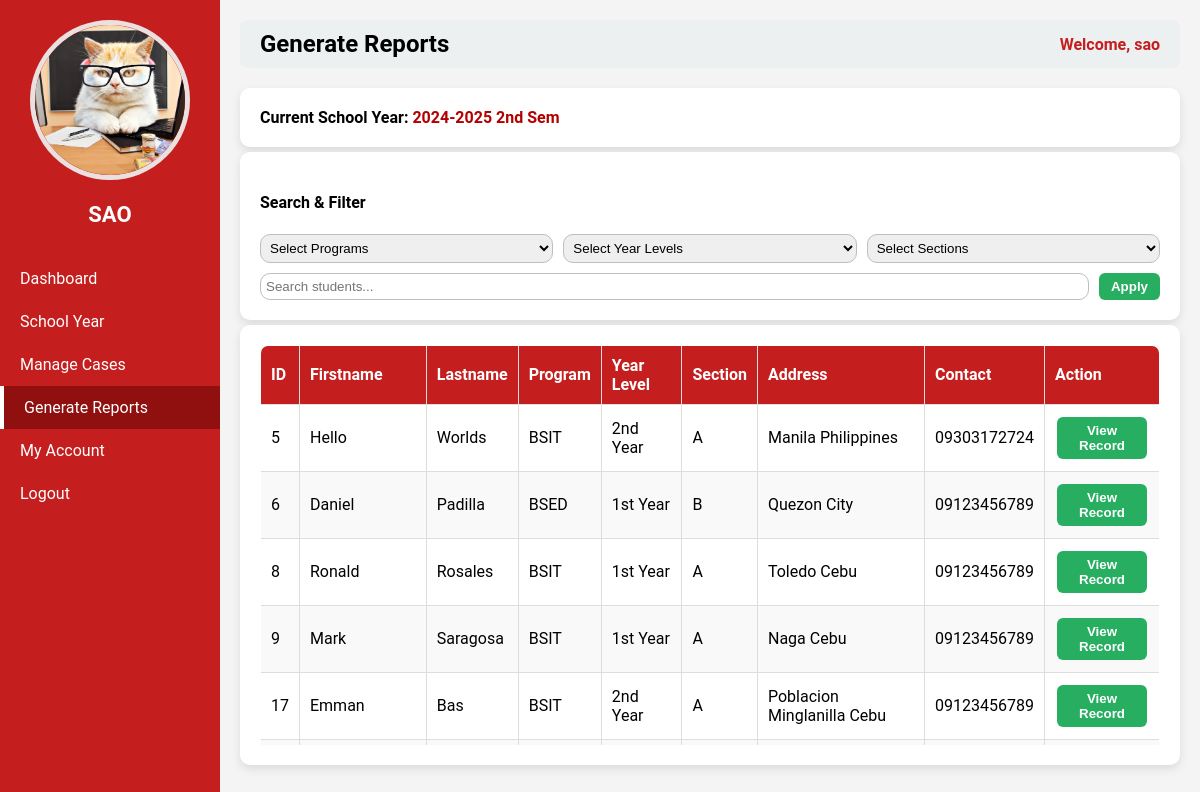
The app's page /sao.php?page=generate_reports (signed in) with its own data.
### tables this page shows
CREATE TABLE `users` (
  `id` int(11) NOT NULL,
  `username` varchar(50) NOT NULL,
  `password` varchar(255) NOT NULL,
  `role` varchar(50) NOT NULL,
  `email` varchar(255) NOT NULL,
  `contact` varchar(50) NOT NULL,
  `status` varchar(50) NOT NULL,
  `img` varchar(255) NOT NULL
);

CREATE TABLE `school_years` (
  `id` int(11) NOT NULL,
  `school_year` varchar(50) NOT NULL,
  `is_current` tinyint(1) DEFAULT 0
);

CREATE TABLE `students` (
  `id` int(11) NOT NULL,
  `first_name` varchar(50) NOT NULL,
  `last_name` varchar(50) NOT NULL,
  `school_year_id` int(11) NOT NULL,
  `program_id` int(11) NOT NULL,
  `year_level_id` int(11) NOT NULL,
  `section_id` int(11) NOT NULL,
  `address` varchar(100) NOT NULL,
  `contact` varchar(20) NOT NULL,
  `img` varchar(255) NOT NULL,
  `user_id` int(11) NOT NULL
);

CREATE TABLE `programs` (
  `id` int(11) NOT NULL,
  `program_code` varchar(50) NOT NULL,
  `program_name` varchar(100) NOT NULL
);

CREATE TABLE `year_levels` (
  `id` int(11) NOT NULL,
  `year_level` varchar(50) NOT NULL,
  `year_code` varchar(50) NOT NULL
);

CREATE TABLE `sections` (
  `id` int(11) NOT NULL,
  `section_name` varchar(50) NOT NULL
);

### sao_pages/generate_reports.php (the view, shortened to what this page needs)
<?php
require __DIR__ . '/../db_connect.php';
$current_sy = $pdo->query("SELECT * FROM school_years WHERE is_current=1 LIMIT 1")->fetch(PDO::FETCH_ASSOC);
$current_sy_id = $current_sy['id'];
$search = $_GET['search'] ?? '';
$sql = "
    SELECT st.*, sec.section_name, yl.year_level, p.program_code
    FROM students st
    LEFT JOIN sections sec ON st.section_id = sec.id
    LEFT JOIN year_levels yl ON st.year_level_id = yl.id
    LEFT JOIN programs p ON st.program_id = p.id
    WHERE st.school_year_id = ?
";
$params = [$current_sy_id];
$sql .= " ORDER BY st.id ASC";
$students = $pdo->prepare($sql);
$students->execute($params);
$students = $students->fetchAll(PDO::FETCH_ASSOC);
?>
<div class="container small-container">
    <h3>Current School Year: <span style="color:#b30000;"><?= htmlspecialchars($current_sy['school_year']); ?></span></h3>
</div>
<div class="container">
    <h4>Search & Filter</h4>
    <form method="GET" action="sao.php" class="form-box">
        <select name="filter_program">
            <option value="">Select Programs</option>
        </select>
        <select name="filter_year">
            <option value="">Select Year Levels</option>
        </select>
        <select name="filter_section">
            <option value="">Select Sections</option>
        </select>
        <input type="text" name="search" placeholder="Search students..." value="<?= htmlspecialchars($search) ?>">
        <button type="submit" class="btn btn-info">Apply</button>
    </form>
</div>
<div class="container">
    <div class="table-box">
        <table class="styled-table">
            <thead>
                <tr>
                    <th>ID</th>
                    <th>Firstname</th>
                    <th>Lastname</th>
                    <th>Program</th>
                    <th>Year Level</th>
                    <th>Section</th>
                    <th>Address</th>
                    <th>Contact</th>
                    <th>Action</th>
                </tr>
            </thead>
            <tbody>
            <?php if (count($students) > 0): ?>
                <?php foreach ($students as $stu): ?>
                    <tr>
                        <td><?= $stu['id'] ?></td>
                        <td><?= htmlspecialchars($stu['first_name']) ?></td>
                        <td><?= htmlspecialchars($stu['last_name']) ?></td>
                        <td><?= htmlspecialchars($stu['program_code']) ?></td>
                        <td><?= htmlspecialchars($stu['year_level']) ?></td>
                        <td><?= htmlspecialchars($stu['section_name']) ?></td>
                        <td><?= htmlspecialchars($stu['address']) ?></td>
                        <td><?= htmlspecialchars($stu['contact']) ?></td>
                        <td>
                            <form method="POST" action="printsummary.php" class="inline-form">
                                <button type="submit" name="view_record" class="btn btn-info">View Record</button>
                            </form>
                        </td>
                    </tr>
                <?php endforeach; ?>
            <?php else: ?>
                <tr><td colspan="9" style="text-align:center;">No students found.</td></tr>
            <?php endif; ?>
            </tbody>
        </table>
    </div>
</div>

### sao.php (shortened to what this page needs)
<?php
require 'db_connect.php';
$id = $_SESSION['user_id'];
$stmt = $pdo->prepare("SELECT * FROM users WHERE id=?");
$stmt->execute([$id]);
$user = $stmt->fetch(PDO::FETCH_ASSOC);
$page = isset($_GET['page']) ? $_GET['page'] : 'dashboard';
?>
<!DOCTYPE html>
<html>
<head>
</head>
<body>
<div class="sidebar">
    <div class="column profile-photo">
        <?php if (!empty($user['img'])): ?>
            <img src="<?php echo htmlspecialchars($user['img']); ?>" alt="Profile Image">
        <?php else: ?>
            <img src="default.png" alt="Profile Image">
        <?php endif; ?>
    </div>
    <h2>SAO</h2>
    <a href="?page=dashboard" class="<?= ($page == 'dashboard') ? 'active' : '' ?>">Dashboard</a>
    <a href="?page=manage_school_year" class="<?= ($page == 'manage_school_year') ? 'active' : '' ?>">School Year</a>
    <a href="?page=manage_cases" class="<?= ($page == 'manage_cases') ? 'active' : '' ?>">Manage Cases</a>
    <a href="?page=generate_reports" class="<?= ($page == 'generate_reports') ? 'active' : '' ?>">Generate Reports</a>
    <a href="?page=my_account" class="<?= ($page == 'my_account') ? 'active' : '' ?>">My Account</a>
    <a href="logout.php">Logout</a>
</div>
<div class="main-content">
    <div class="header">
        <h2><?php echo ucwords(str_replace('_',' ', $page)); ?></h2>
        <span>Welcome, <?php echo $_SESSION['username']; ?></span>
    </div>
    <div class="content" style="margin-top:20px;">
        <?php
        $pageFile = "sao_pages/{$page}.php";
        if (file_exists($pageFile)) {
            include $pageFile;
        } else {
            echo "<p>Page not found.</p>";
        }
        ?>
    </div>
</div>
</body>
</html>

### sao.php (style rules this page uses)
body { margin:0; font-family:'Roboto', sans-serif; background:#f4f4f4; }
.sidebar { position: fixed; top:0; left:0; width:220px; height:100%; background-color: #c41e1e; color:white; display:flex; flex-direction:column; padding-top:20px; }
.sidebar h2 { text-align:center; margin-bottom:30px; font-size:22px; }
.sidebar a { padding:12px 20px; text-decoration:none; color:white; display:block; transition:0.3s; }
.sidebar a.active { background-color: #900f0f; border-left: 4px solid #fff; }
.main-content { margin-left:220px; padding:20px; }
.header { display:flex; justify-content:space-between; align-items:center; background:#ecf0f1; padding:10px 20px; border-radius:8px; }
.header h2 { margin:0; }
.header span { font-weight: bold;color: #c41e1e; }
.profile-photo { text-align: center; }
.profile-photo img { width: 150px; height: 150px; object-fit: cover; border-radius: 50%; border: 5px solid #ebe0e0ff; }

### sao_pages/generate_reports.php (style rules this page uses)
.small-container { padding: 8px 15px; flex: 1; display: block; max-width: 100%; }
.small-container h3 { font-size: 16px; margin: 0; }
.container { background:#fff; padding:20px; border-radius:10px; box-shadow:0 4px 10px rgba(0,0,0,0.1); margin-top:5px; }
.form-box { display: flex; flex-wrap: wrap; gap: 10px; }
.form-box input, .form-box select { padding: 5px; border: 1px solid #bebebeff; border-radius: 10px; flex: 1 1 calc(25% - 10px); min-width: 150px; }
.table-box { max-height:400px; overflow-y:auto; }
.styled-table { width:100%; border-collapse:collapse; border:1px solid #ddd; border-radius:8px; overflow:hidden; box-shadow:0 2px 5px rgba(0,0,0,0.1); }
.styled-table th, .styled-table td { padding:10px; border:1px solid #ddd; text-align:left; }
.styled-table thead { background:#c41e1e; color:#fff; }
.styled-table tr:nth-child(even) { background:#f9f9f9; }
.inline-form { display:inline-block; margin:2px; }
.btn { padding:6px 12px; border-radius:6px; border:none; cursor:pointer; font-weight:bold; color:white; }
.btn-info { background:#27ae60; }

### records on screen
users: img (picture)
school_years: school_year "2024-2025 2nd Sem"
students: id "5", first_name "Hello", last_name "Worlds", program.program_code "BSIT", year_level.year_level "2nd Year", section.section_name "A", address "Manila Philippines", contact "09303172724"
students: id "6", first_name "Daniel", last_name "Padilla", program.program_code "BSED", year_level.year_level "1st Year", section.section_name "B", address "Quezon City", contact "09123456789"
students: id "8", first_name "Ronald", last_name "Rosales", program.program_code "BSIT", year_level.year_level "1st Year", section.section_name "A", address "Toledo Cebu", contact "09123456789"
students: id "9", first_name "Mark", last_name "Saragosa", program.program_code "BSIT", year_level.year_level "1st Year", section.section_name "A", address "Naga Cebu", contact "09123456789"
students: id "17", first_name "Emman", last_name "Bas", program.program_code "BSIT", year_level.year_level "2nd Year", section.section_name "A", address "Poblacion Minglanilla Cebu", contact "09123456789"

### other values on screen
str_replace('_',' ', $page) "Generate Reports"
$_SESSION['username'] "sao"
